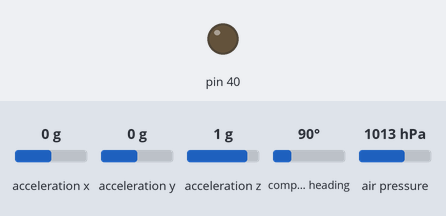
This sketch was run on a simulated Arduino Mega 2560, built with avr-gcc and run on an emulated ATmega2560. Shown: output pins drawn as LEDs (lit = HIGH). Inputs (shaded band) come from the test bench; at power-on: acceleration x 0 g, acceleration y 0 g, acceleration z 1 g, compass heading 90°, air pressure 1013 hPa. What the sketch prints to the serial monitor is not drawn.

Above: at 0.1 s.
At 4.3 s:
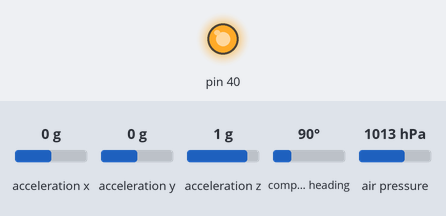
Timing chart, 0 to 5.8 s (numbered marks = the images above):
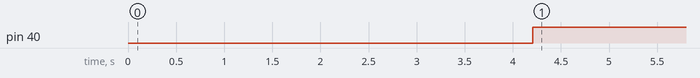

Measured:
- by itself, pin 40: LOW → HIGH at 4.2 s

The sketch:

OrionKartDeneme.ino
```cpp
#include <Wire.h>
#include <SPI.h>
#include <Adafruit_Sensor.h>
#include <Adafruit_BNO055.h>
#include <utility/imumaths.h>
#include <Adafruit_BME280.h>
#include <TinyGPSPlus.h>
#include "MovingAverageFloat.h"

#define LORA
#define BME_ADRESS_ALTERNATE (0X76)

Adafruit_BME280 bme;
float base_pressure;

Adafruit_BNO055 bno = Adafruit_BNO055(55, 0x28, &Wire);

TinyGPSPlus gps;
byte satVal;
float latitude;
float longtitude;
String strLatitude = "0.0000000";
String strLongtitude = "0.0000000";

String data = "";
MovingAverageFloat <10> filter;
float pressure, altitude, curAlt,angle_x, angle_y, offsetX, offsetY, g;

float loraTimer = 0;

int fallCounter = 0;

bool isApogee = false;

void setup(){
  Serial.begin(115200);
  pinMode(40,OUTPUT);
  //GPS
  Serial.println("GPS ve Lora");
  Serial3.begin(9600); // Bu GPS
  Serial1.begin(115200); // Bu lora

  //BME280
  Serial.println("BME");
  Wire.begin();
  bme.begin(BME_ADRESS_ALTERNATE);
  delay(1000);
  base_pressure = bme.readPressure() / 100.0F;

  //BNO055
  if (!bno.begin())
  {
    /* There was a problem detecting the BNO055 ... check your connections */
    Serial.print("Ooops, no BNO055 detected ... Check your wiring or I2C ADDR!");
    while (1);
  }

  calcOffset();

}

void loop(){
  readGPS();

  altitude = filter.add((float) ((int)(bme.readAltitude(base_pressure) * 10)) / 10.0 );

  imu::Vector<3> gravity = bno.getVector(Adafruit_BNO055::VECTOR_GRAVITY);
  imu::Vector<3> euler = bno.getVector(Adafruit_BNO055::VECTOR_EULER);

  g = sqrt( pow(gravity.y(),2) + pow(gravity.z(),2) );
  float x = abs(euler.x());
  angle_x = x > 180 ? 360 - x - offsetX : x - offsetX;
  angle_y = euler.y() - offsetY;

  apogeeDetector();

  if(millis() - loraTimer > 500){
    altitude = filter.add((float) ((int)(bme.readAltitude(base_pressure) * 10)) / 10.0 );
    curAlt = altitude;
    sendData();
    loraTimer = millis();
  }

  curAlt = altitude;
}

void apogeeDetector(){
  if(g > 9.0){
    isApogee = true;
    analogWrite(40,150);
  }
  // if(abs(angle_x) > 65 || abs(angle_y) > 65){
  //   isApogee = true;
  //   analogWrite(40,150);
  // }

  if(altitude > 2){
    if(curAlt > altitude){
      fallCounter++;
    }
    else if(curAlt == altitude){

    }
    else{
      fallCounter = 0;
    }

    if(fallCounter >= 10){
      isApogee = true;
      analogWrite(40,150);
    }
  }
}

void calcOffset(){
  for(int i = 0; i < 1000; i++){
    imu::Vector<3> gravity = bno.getVector(Adafruit_BNO055::VECTOR_GRAVITY);
    imu::Vector<3> euler = bno.getVector(Adafruit_BNO055::VECTOR_EULER);

    int x = abs(euler.x());
    offsetX += x > 180 ? 360 - x : x;
    offsetY += euler.y();
  }
  offsetX /= 1000;
  offsetY /= 1000;
}

void setData(){
  data = "*,";
  data += altitude; data += ",";
  data += angle_x; data += ",";
  data += angle_y; data += ",";
  data += g; data += ",";
  data += satVal; data += ",";
  data += strLatitude; data += ",";
  data += strLongtitude; data += ",";
  data += isApogee;
}

void sendData(){
  setData();
#ifdef LORA
  Serial1.println(data);
  Serial1.flush();
#else
  Serial.println(data);
  Serial.flush();
#endif
}

void readGPS() {
  while (Serial3.available() > 1)
  {
    gps.encode(Serial3.read());
    satVal = gps.satellites.value();
    if (gps.location.isUpdated())
    {
      latitude = gps.location.lat();
      longtitude = gps.location.lng();
      strLatitude = String(latitude, 6);
      strLongtitude = String(longtitude, 6);
    }
  }
}
```
